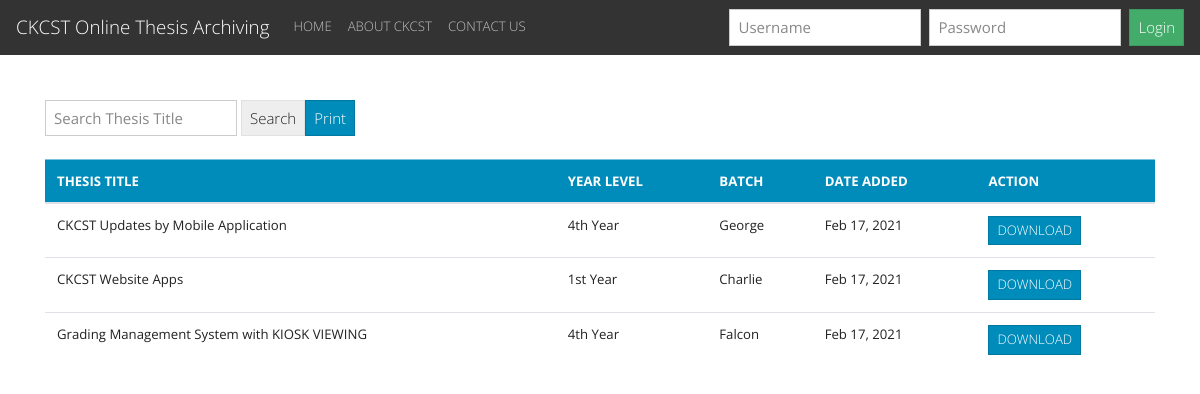
Page /pages/result_index.php on the committed database.
### tables this page shows
CREATE TABLE `archive_list` (
  `books_id` int(11) NOT NULL,
  `title` varchar(255) NOT NULL,
  `year` varchar(255) NOT NULL,
  `batch` varchar(255) NOT NULL,
  `file_name` varchar(255) NOT NULL,
  `date_added` datetime NOT NULL DEFAULT CURRENT_TIMESTAMP
);

### pages/result_index.php (the view, shortened to what this page needs)
<?php
include_once("../template/header_unlogin.php");
$con = connection();
$search = $_GET['search'];
$sql = "SELECT * FROM archive_list WHERE title LIKE '%$search%' ORDER BY title";
$archive = $con->query($sql) or die ($con->error);
$row = $archive->fetch_assoc();
?>
    <form class="form-inline my-2 my-lg-0" action="result.php" method="get">
      <input class="form-control mr-sm-1" type="text" placeholder="Search Thesis Title"
      id="search" name="search">
      <button class="btn btn-secondary my-2 my-sm-0" id="search" type="submit">Search</button>
      <button onclick="window.print();" class="btn btn-primary" id="print-btn">Print</button>
    </form>
    <br>
 <table class = "table table-hover">
        <thead>
            <tr class="table-primary">
                <th>THESIS TITLE</th>
                <th>YEAR LEVEL</th>
                <th>BATCH</th>
                <th>DATE ADDED</th>
                <th>ACTION</th>
            </tr>
        </thead>
        <tbody>
            <?php do{  ?>
                <tr>
                    <td><?php echo $row['title']; ?></td>
                    <td><?php echo $row['year']; ?></td>
                    <td><?php echo $row['batch']; ?></td>
                    <td><?php echo date('M j, Y',strtotime($row['date_added'])); ?></td>
                    <td><a class="btn btn-primary btn-sm" href="index.php?books_id=<?php echo $row['books_id']; ?>">DOWNLOAD</td>
                </tr>
            <?php }while($row = $archive->fetch_assoc())  ?>
        </tbody>
    </table>
<?php include_once("../template/footer.php"); ?>

### rows in the picture
archive_list: title "CKCST Updates by Mobile Application", year "4th Year", batch "George", date_added "Feb 17, 2021"
archive_list: title "CKCST Website Apps", year "1st Year", batch "Charlie", date_added "Feb 17, 2021"
archive_list: title "Grading Management System with KIOSK VIEWING", year "4th Year", batch "Falcon", date_added "Feb 17, 2021"
